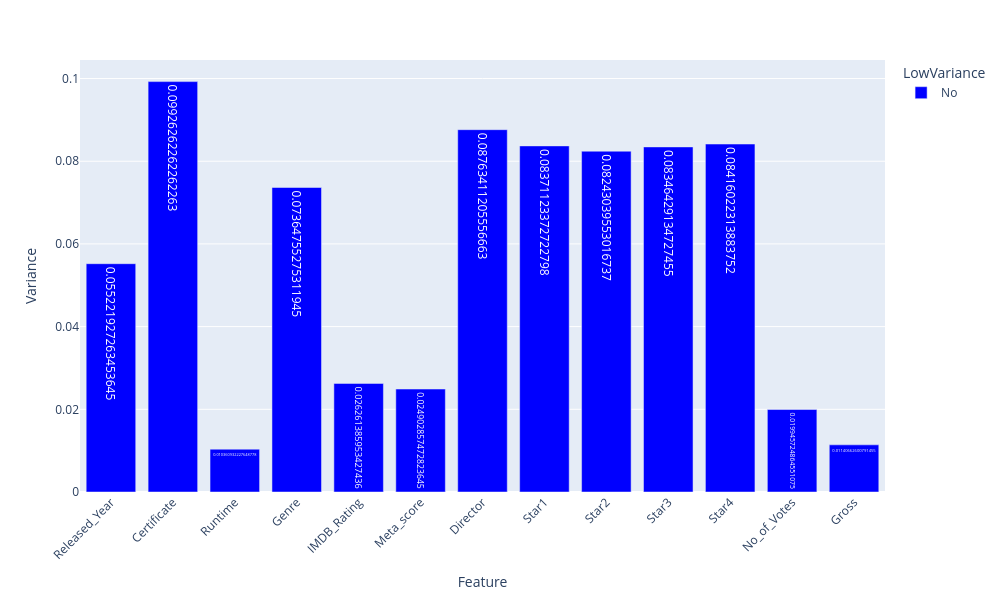

Notebook code for this chart:
### Code cell
#Ploty express
numeric_cols = df.select_dtypes(include=[np.number]).columns
variances = df[numeric_cols].var()

threshold = 0.01
low_variance_features = variances[variances < threshold].index.tolist()

var_df = pd.DataFrame({
    'Feature': variances.index,
    'Variance': variances.values,
    'LowVariance': ['Yes' if f in low_variance_features else 'No' for f in variances.index]
})


fig = px.bar(
    var_df,
    x='Feature',
    y='Variance',
    color='LowVariance',
    color_discrete_map={'Yes': 'red', 'No': 'blue'},
    text='Variance',
    title=''
)

fig.update_layout(
    xaxis_tickangle=-45,
    width=1000,
    height=600
)

fig.show()

### Figure 1 — Plotly figure (JSON) as saved in the notebook; plotly's stock layout.template omitted (floating-point values rounded to 4 significant figures)
{"data": [{"hovertemplate": "LowVariance=No<br>Feature=%{x}<br>Variance=%{text}<extra></extra>", "legendgroup": "No", "marker": {"color": "blue", "pattern": {"shape": ""}}, "name": "No", "orientation": "v", "showlegend": true, "text": [0.05522, 0.09926, 0.01036, 0.07365, 0.02626, 0.0249, 0.08763, 0.08371, 0.08243, 0.08346, 0.08416, 0.01995, 0.01141], "textposition": "auto", "type": "bar", "x": ["Released_Year", "Certificate", "Runtime", "Genre", "IMDB_Rating", "Meta_score", "Director", "Star1", "Star2", "Star3", "Star4", "No_of_Votes", "Gross"], "xaxis": "x", "y": [0.05522, 0.09926, 0.01036, 0.07365, 0.02626, 0.0249, 0.08763, 0.08371, 0.08243, 0.08346, 0.08416, 0.01995, 0.01141], "yaxis": "y"}], "layout": {"barmode": "relative", "height": 600, "legend": {"title": {"text": "LowVariance"}, "tracegroupgap": 0}, "margin": {"t": 60}, "width": 1000, "xaxis": {"anchor": "y", "domain": [0, 1], "tickangle": -45, "title": {"text": "Feature"}}, "yaxis": {"anchor": "x", "domain": [0, 1], "title": {"text": "Variance"}}}}
